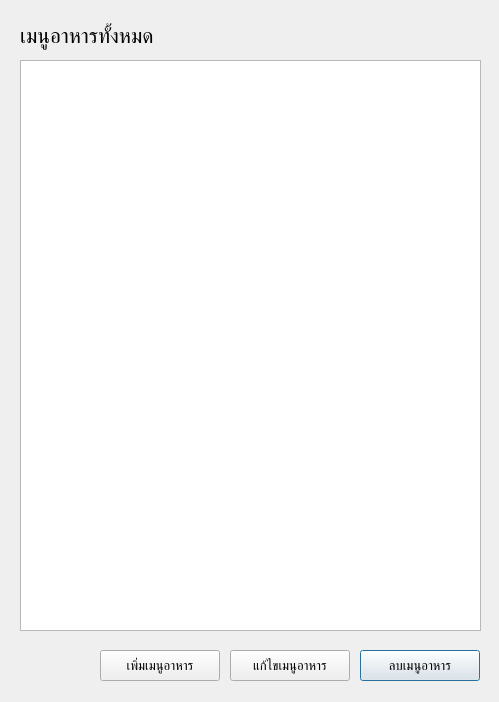
<?xml version="1.0" encoding="UTF-8"?>
<ui version="4.0">
 <class>Dialog</class>
 <widget class="QDialog" name="Dialog">
  <property name="geometry">
   <rect>
    <x>0</x>
    <y>0</y>
    <width>499</width>
    <height>702</height>
   </rect>
  </property>
  <property name="windowTitle">
   <string>Food Menu</string>
  </property>
  <widget class="QLabel" name="label">
   <property name="geometry">
    <rect>
     <x>20</x>
     <y>20</y>
     <width>281</width>
     <height>31</height>
    </rect>
   </property>
   <property name="font">
    <font>
     <pointsize>16</pointsize>
    </font>
   </property>
   <property name="text">
    <string>เมนูอาหารทั้งหมด</string>
   </property>
  </widget>
  <widget class="QTableView" name="tableView">
   <property name="geometry">
    <rect>
     <x>20</x>
     <y>60</y>
     <width>461</width>
     <height>571</height>
    </rect>
   </property>
  </widget>
  <widget class="QPushButton" name="remove_menu_button">
   <property name="geometry">
    <rect>
     <x>360</x>
     <y>650</y>
     <width>120</width>
     <height>31</height>
    </rect>
   </property>
   <property name="font">
    <font>
     <pointsize>10</pointsize>
    </font>
   </property>
   <property name="text">
    <string>ลบเมนูอาหาร</string>
   </property>
  </widget>
  <widget class="QPushButton" name="edit_menu_button">
   <property name="geometry">
    <rect>
     <x>230</x>
     <y>650</y>
     <width>120</width>
     <height>31</height>
    </rect>
   </property>
   <property name="font">
    <font>
     <pointsize>10</pointsize>
    </font>
   </property>
   <property name="text">
    <string>แก้ไขเมนูอาหาร</string>
   </property>
  </widget>
  <widget class="QPushButton" name="add_menu_button">
   <property name="geometry">
    <rect>
     <x>100</x>
     <y>650</y>
     <width>120</width>
     <height>31</height>
    </rect>
   </property>
   <property name="font">
    <font>
     <pointsize>10</pointsize>
    </font>
   </property>
   <property name="text">
    <string>เพิ่มเมนูอาหาร</string>
   </property>
  </widget>
 </widget>
 <resources/>
 <connections/>
</ui>
